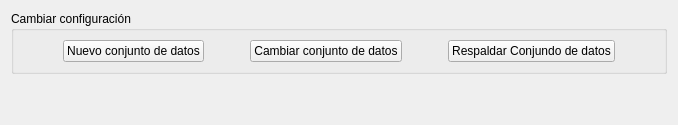
            <widget class="QWidget" name="tab_3">
             <attribute name="title">
              <string>Configuración</string>
             </attribute>
             <layout class="QVBoxLayout" name="verticalLayout_23">
              <item>
               <widget class="QGroupBox" name="groupBox_24">
                <property name="title">
                 <string>Cambiar configuración</string>
                </property>
                <layout class="QHBoxLayout" name="horizontalLayout_28">
                 <item>
                  <spacer name="horizontalSpacer_27">
                   <property name="orientation">
                    <enum>Qt::Horizontal</enum>
                   </property>
                   <property name="sizeHint" stdset="0">
                    <size>
                     <width>40</width>
                     <height>20</height>
                    </size>
                   </property>
                  </spacer>
                 </item>
                 <item>
                  <widget class="QPushButton" name="nuevo_archivo_btn">
                   <property name="text">
                    <string>Nuevo conjunto de datos</string>
                   </property>
                  </widget>
                 </item>
                 <item>
                  <spacer name="horizontalSpacer_28">
                   <property name="orientation">
                    <enum>Qt::Horizontal</enum>
                   </property>
                   <property name="sizeHint" stdset="0">
                    <size>
                     <width>40</width>
                     <height>20</height>
                    </size>
                   </property>
                  </spacer>
                 </item>
                 <item>
                  <widget class="QPushButton" name="cambiar_config_btn">
                   <property name="text">
                    <string>Cambiar conjunto de datos</string>
                   </property>
                  </widget>
                 </item>
                 <item>
                  <spacer name="horizontalSpacer_29">
                   <property name="orientation">
                    <enum>Qt::Horizontal</enum>
                   </property>
                   <property name="sizeHint" stdset="0">
                    <size>
                     <width>40</width>
                     <height>20</height>
                    </size>
                   </property>
                  </spacer>
                 </item>
                 <item>
                  <widget class="QPushButton" name="respaldar_conjunto_btn">
                   <property name="text">
                    <string>Respaldar Conjundo de datos</string>
                   </property>
                  </widget>
                 </item>
                 <item>
                  <spacer name="horizontalSpacer_26">
                   <property name="orientation">
                    <enum>Qt::Horizontal</enum>
                   </property>
                   <property name="sizeHint" stdset="0">
                    <size>
                     <width>40</width>
                     <height>20</height>
                    </size>
                   </property>
                  </spacer>
                 </item>
                </layout>
               </widget>
              </item>
              <item>
               <spacer name="verticalSpacer_22">
                <property name="orientation">
                 <enum>Qt::Vertical</enum>
                </property>
                <property name="sizeHint" stdset="0">
                 <size>
                  <width>20</width>
                  <height>40</height>
                 </size>
                </property>
               </spacer>
              </item>
             </layout>
            </widget>
